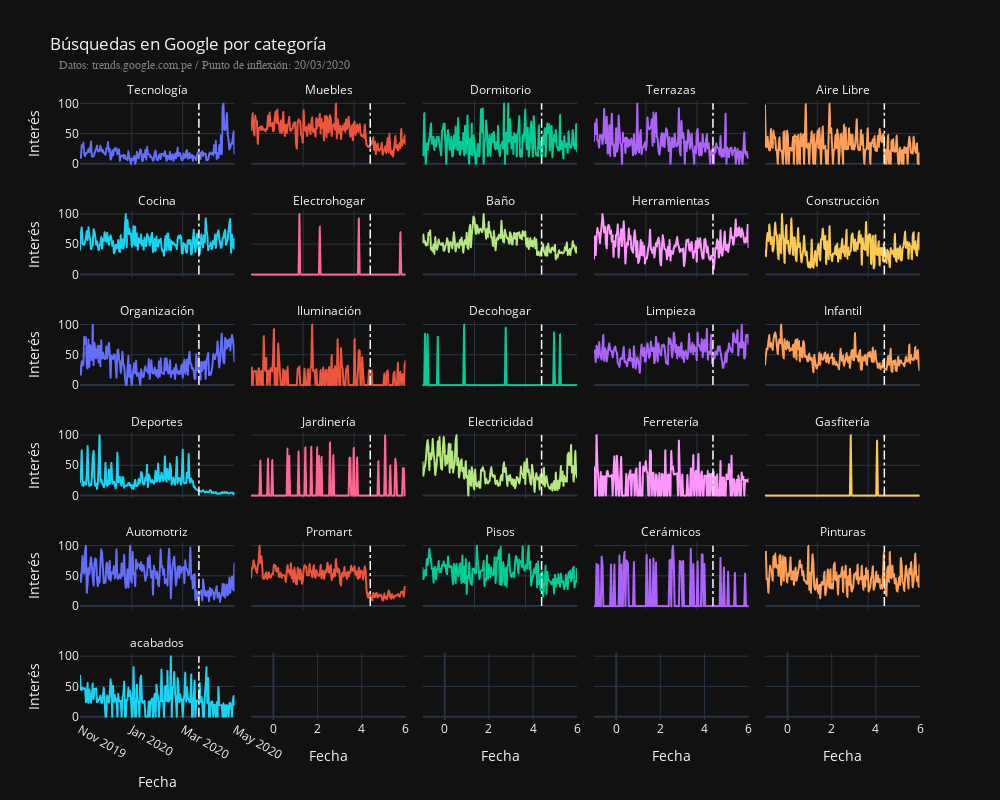

Notebook code for this chart:
### Code cell
fig = express.line(interests, x='date', y='interest', color='keyword', facet_col='keyword',
                   facet_col_wrap=5, template='plotly_dark',
                   title='Búsquedas en Google por categoría', 
                   width=1000, height=800, labels={'date':'Fecha', 'interest': 'Interés'})
fig.for_each_annotation(lambda a: a.update(text=a.text.split("=")[1]))
fig.update_layout(showlegend=False)
fig.update_layout(shapes=shapes(6, 5))
fig.add_annotation(dict(x=0.148, y=1.07, text='Datos: trends.google.com.pe / Punto de inflexión: 20/03/2020', showarrow=False,
                        xanchor='center', xref='paper', yref='paper', font_size=12, font_color='grey', font_family='arial'
                        )
)

### Figure 1 — Plotly figure (JSON) as saved in the notebook; plotly's stock layout.template omitted (floating-point values rounded to 4 significant figures; data arrays with more than 128 entries replaced by an {"elided": "..."} marker saying what was removed)
{"data": [{"hoverlabel": {"namelength": 0}, "hovertemplate": "keyword=Tecnología<br>Fecha=%{x}<br>Interés=%{y}", "legendgroup": "keyword=Tecnología", "line": {"color": "#636efa", "dash": "solid"}, "mode": "lines", "name": "keyword=Tecnología", "showlegend": true, "type": "scattergl", "x": {"elided": "183 str values"}, "xaxis": "x26", "y": {"elided": "183 int values"}, "yaxis": "y26"}, {"hoverlabel": {"namelength": 0}, "hovertemplate": "keyword=Muebles<br>Fecha=%{x}<br>Interés=%{y}", "legendgroup": "keyword=Muebles", "line": {"color": "#EF553B", "dash": "solid"}, "mode": "lines", "name": "keyword=Muebles", "showlegend": true, "type": "scattergl", "x": {"elided": "183 str values"}, "xaxis": "x27", "y": {"elided": "183 int values"}, "yaxis": "y27"}, {"hoverlabel": {"namelength": 0}, "hovertemplate": "keyword=Dormitorio<br>Fecha=%{x}<br>Interés=%{y}", "legendgroup": "keyword=Dormitorio", "line": {"color": "#00cc96", "dash": "solid"}, "mode": "lines", "name": "keyword=Dormitorio", "showlegend": true, "type": "scattergl", "x": {"elided": "183 str values"}, "xaxis": "x28", "y": {"elided": "183 int values"}, "yaxis": "y28"}, {"hoverlabel": {"namelength": 0}, "hovertemplate": "keyword=Terrazas<br>Fecha=%{x}<br>Interés=%{y}", "legendgroup": "keyword=Terrazas", "line": {"color": "#ab63fa", "dash": "solid"}, "mode": "lines", "name": "keyword=Terrazas", "showlegend": true, "type": "scattergl", "x": {"elided": "183 str values"}, "xaxis": "x29", "y": {"elided": "183 int values"}, "yaxis": "y29"}, {"hoverlabel": {"namelength": 0}, "hovertemplate": "keyword=Aire Libre<br>Fecha=%{x}<br>Interés=%{y}", "legendgroup": "keyword=Aire Libre", "line": {"color": "#FFA15A", "dash": "solid"}, "mode": "lines", "name": "keyword=Aire Libre", "showlegend": true, "type": "scattergl", "x": {"elided": "183 str values"}, "xaxis": "x30", "y": {"elided": "183 int values"}, "yaxis": "y30"}, {"hoverlabel": {"namelength": 0}, "hovertemplate": "keyword=Cocina<br>Fecha=%{x}<br>Interés=%{y}", "legendgroup": "keyword=Cocina", "line": {"color": "#19d3f3", "dash": "solid"}, "mode": "lines", "name": "keyword=Cocina", "showlegend": true, "type": "scattergl", "x": {"elided": "183 str values"}, "xaxis": "x21", "y": {"elided": "183 int values"}, "yaxis": "y21"}, {"hoverlabel": {"namelength": 0}, "hovertemplate": "keyword=Electrohogar<br>Fecha=%{x}<br>Interés=%{y}", "legendgroup": "keyword=Electrohogar", "line": {"color": "#FF6692", "dash": "solid"}, "mode": "lines", "name": "keyword=Electrohogar", "showlegend": true, "type": "scattergl", "x": {"elided": "183 str values"}, "xaxis": "x22", "y": {"elided": "183 int values"}, "yaxis": "y22"}, {"hoverlabel": {"namelength": 0}, "hovertemplate": "keyword=Baño<br>Fecha=%{x}<br>Interés=%{y}", "legendgroup": "keyword=Baño", "line": {"color": "#B6E880", "dash": "solid"}, "mode": "lines", "name": "keyword=Baño", "showlegend": true, "type": "scattergl", "x": {"elided": "183 str values"}, "xaxis": "x23", "y": {"elided": "183 int values"}, "yaxis": "y23"}, {"hoverlabel": {"namelength": 0}, "hovertemplate": "keyword=Herramientas<br>Fecha=%{x}<br>Interés=%{y}", "legendgroup": "keyword=Herramientas", "line": {"color": "#FF97FF", "dash": "solid"}, "mode": "lines", "name": "keyword=Herramientas", "showlegend": true, "type": "scattergl", "x": {"elided": "183 str values"}, "xaxis": "x24", "y": {"elided": "183 int values"}, "yaxis": "y24"}, {"hoverlabel": {"namelength": 0}, "hovertemplate": "keyword=Construcción<br>Fecha=%{x}<br>Interés=%{y}", "legendgroup": "keyword=Construcción", "line": {"color": "#FECB52", "dash": "solid"}, "mode": "lines", "name": "keyword=Construcción", "showlegend": true, "type": "scattergl", "x": {"elided": "183 str values"}, "xaxis": "x25", "y": {"elided": "183 int values"}, "yaxis": "y25"}, {"hoverlabel": {"namelength": 0}, "hovertemplate": "keyword=Organización<br>Fecha=%{x}<br>Interés=%{y}", "legendgroup": "keyword=Organización", "line": {"color": "#636efa", "dash": "solid"}, "mode": "lines", "name": "keyword=Organización", "showlegend": true, "type": "scattergl", "x": {"elided": "183 str values"}, "xaxis": "x16", "y": {"elided": "183 int values"}, "yaxis": "y16"}, {"hoverlabel": {"namelength": 0}, "hovertemplate": "keyword=Iluminación<br>Fecha=%{x}<br>Interés=%{y}", "legendgroup": "keyword=Iluminación", "line": {"color": "#EF553B", "dash": "solid"}, "mode": "lines", "name": "keyword=Iluminación", "showlegend": true, "type": "scattergl", "x": {"elided": "183 str values"}, "xaxis": "x17", "y": {"elided": "183 int values"}, "yaxis": "y17"}, {"hoverlabel": {"namelength": 0}, "hovertemplate": "keyword=Decohogar<br>Fecha=%{x}<br>Interés=%{y}", "legendgroup": "keyword=Decohogar", "line": {"color": "#00cc96", "dash": "solid"}, "mode": "lines", "name": "keyword=Decohogar", "showlegend": true, "type": "scattergl", "x": {"elided": "183 str values"}, "xaxis": "x18", "y": {"elided": "183 int values"}, "yaxis": "y18"}, {"hoverlabel": {"namelength": 0}, "hovertemplate": "keyword=Limpieza<br>Fecha=%{x}<br>Interés=%{y}", "legendgroup": "keyword=Limpieza", "line": {"color": "#ab63fa", "dash": "solid"}, "mode": "lines", "name": "keyword=Limpieza", "showlegend": true, "type": "scattergl", "x": {"elided": "183 str values"}, "xaxis": "x19", "y": {"elided": "183 int values"}, "yaxis": "y19"}, {"hoverlabel": {"namelength": 0}, "hovertemplate": "keyword=Infantil<br>Fecha=%{x}<br>Interés=%{y}", "legendgroup": "keyword=Infantil", "line": {"color": "#FFA15A", "dash": "solid"}, "mode": "lines", "name": "keyword=Infantil", "showlegend": true, "type": "scattergl", "x": {"elided": "183 str values"}, "xaxis": "x20", "y": {"elided": "183 int values"}, "yaxis": "y20"}, {"hoverlabel": {"namelength": 0}, "hovertemplate": "keyword=Deportes<br>Fecha=%{x}<br>Interés=%{y}", "legendgroup": "keyword=Deportes", "line": {"color": "#19d3f3", "dash": "solid"}, "mode": "lines", "name": "keyword=Deportes", "showlegend": true, "type": "scattergl", "x": {"elided": "183 str values"}, "xaxis": "x11", "y": {"elided": "183 int values"}, "yaxis": "y11"}, {"hoverlabel": {"namelength": 0}, "hovertemplate": "keyword=Jardinería<br>Fecha=%{x}<br>Interés=%{y}", "legendgroup": "keyword=Jardinería", "line": {"color": "#FF6692", "dash": "solid"}, "mode": "lines", "name": "keyword=Jardinería", "showlegend": true, "type": "scattergl", "x": {"elided": "183 str values"}, "xaxis": "x12", "y": {"elided": "183 int values"}, "yaxis": "y12"}, {"hoverlabel": {"namelength": 0}, "hovertemplate": "keyword=Electricidad<br>Fecha=%{x}<br>Interés=%{y}", "legendgroup": "keyword=Electricidad", "line": {"color": "#B6E880", "dash": "solid"}, "mode": "lines", "name": "keyword=Electricidad", "showlegend": true, "type": "scattergl", "x": {"elided": "183 str values"}, "xaxis": "x13", "y": {"elided": "183 int values"}, "yaxis": "y13"}, {"hoverlabel": {"namelength": 0}, "hovertemplate": "keyword=Ferretería<br>Fecha=%{x}<br>Interés=%{y}", "legendgroup": "keyword=Ferretería", "line": {"color": "#FF97FF", "dash": "solid"}, "mode": "lines", "name": "keyword=Ferretería", "showlegend": true, "type": "scattergl", "x": {"elided": "183 str values"}, "xaxis": "x14", "y": {"elided": "183 int values"}, "yaxis": "y14"}, {"hoverlabel": {"namelength": 0}, "hovertemplate": "keyword=Gasfitería<br>Fecha=%{x}<br>Interés=%{y}", "legendgroup": "keyword=Gasfitería", "line": {"color": "#FECB52", "dash": "solid"}, "mode": "lines", "name": "keyword=Gasfitería", "showlegend": true, "type": "scattergl", "x": {"elided": "183 str values"}, "xaxis": "x15", "y": {"elided": "183 int values"}, "yaxis": "y15"}, {"hoverlabel": {"namelength": 0}, "hovertemplate": "keyword=Automotriz<br>Fecha=%{x}<br>Interés=%{y}", "legendgroup": "keyword=Automotriz", "line": {"color": "#636efa", "dash": "solid"}, "mode": "lines", "name": "keyword=Automotriz", "showlegend": true, "type": "scattergl", "x": {"elided": "183 str values"}, "xaxis": "x6", "y": {"elided": "183 int values"}, "yaxis": "y6"}, {"hoverlabel": {"namelength": 0}, "hovertemplate": "keyword=Promart<br>Fecha=%{x}<br>Interés=%{y}", "legendgroup": "keyword=Promart", "line": {"color": "#EF553B", "dash": "solid"}, "mode": "lines", "name": "keyword=Promart", "showlegend": true, "type": "scattergl", "x": {"elided": "183 str values"}, "xaxis": "x7", "y": {"elided": "183 int values"}, "yaxis": "y7"}, {"hoverlabel": {"namelength": 0}, "hovertemplate": "keyword=Pisos<br>Fecha=%{x}<br>Interés=%{y}", "legendgroup": "keyword=Pisos", "line": {"color": "#00cc96", "dash": "solid"}, "mode": "lines", "name": "keyword=Pisos", "showlegend": true, "type": "scattergl", "x": {"elided": "183 str values"}, "xaxis": "x8", "y": {"elided": "183 int values"}, "yaxis": "y8"}, {"hoverlabel": {"namelength": 0}, "hovertemplate": "keyword=Cerámicos<br>Fecha=%{x}<br>Interés=%{y}", "legendgroup": "keyword=Cerámicos", "line": {"color": "#ab63fa", "dash": "solid"}, "mode": "lines", "name": "keyword=Cerámicos", "showlegend": true, "type": "scattergl", "x": {"elided": "183 str values"}, "xaxis": "x9", "y": {"elided": "183 int values"}, "yaxis": "y9"}, {"hoverlabel": {"namelength": 0}, "hovertemplate": "keyword=Pinturas<br>Fecha=%{x}<br>Interés=%{y}", "legendgroup": "keyword=Pinturas", "line": {"color": "#FFA15A", "dash": "solid"}, "mode": "lines", "name": "keyword=Pinturas", "showlegend": true, "type": "scattergl", "x": {"elided": "183 str values"}, "xaxis": "x10", "y": {"elided": "183 int values"}, "yaxis": "y10"}, {"hoverlabel": {"namelength": 0}, "hovertemplate": "keyword=acabados<br>Fecha=%{x}<br>Interés=%{y}", "legendgroup": "keyword=acabados", "line": {"color": "#19d3f3", "dash": "solid"}, "mode": "lines", "name": "keyword=acabados", "showlegend": true, "type": "scattergl", "x": {"elided": "183 str values"}, "xaxis": "x", "y": {"elided": "183 int values"}, "yaxis": "y"}], "layout": {"annotations": [{"showarrow": false, "text": "acabados", "x": 0.092, "xanchor": "center", "xref": "paper", "y": 0.1083, "yanchor": "bottom", "yref": "paper"}, {"showarrow": false, "text": "Automotriz", "x": 0.092, "xanchor": "center", "xref": "paper", "y": 0.2867, "yanchor": "bottom", "yref": "paper"}, {"showarrow": false, "text": "Promart", "x": 0.296, "xanchor": "center", "xref": "paper", "y": 0.2867, "yanchor": "bottom", "yref": "paper"}, {"showarrow": false, "text": "Pisos", "x": 0.5, "xanchor": "center", "xref": "paper", "y": 0.2867, "yanchor": "bottom", "yref": "paper"}, {"showarrow": false, "text": "Cerámicos", "x": 0.704, "xanchor": "center", "xref": "paper", "y": 0.2867, "yanchor": "bottom", "yref": "paper"}, {"showarrow": false, "text": "Pinturas", "x": 0.908, "xanchor": "center", "xref": "paper", "y": 0.2867, "yanchor": "bottom", "yref": "paper"}, {"showarrow": false, "text": "Deportes", "x": 0.092, "xanchor": "center", "xref": "paper", "y": 0.465, "yanchor": "bottom", "yref": "paper"}, {"showarrow": false, "text": "Jardinería", "x": 0.296, "xanchor": "center", "xref": "paper", "y": 0.465, "yanchor": "bottom", "yref": "paper"}, {"showarrow": false, "text": "Electricidad", "x": 0.5, "xanchor": "center", "xref": "paper", "y": 0.465, "yanchor": "bottom", "yref": "paper"}, {"showarrow": false, "text": "Ferretería", "x": 0.704, "xanchor": "center", "xref": "paper", "y": 0.465, "yanchor": "bottom", "yref": "paper"}, {"showarrow": false, "text": "Gasfitería", "x": 0.908, "xanchor": "center", "xref": "paper", "y": 0.465, "yanchor": "bottom", "yref": "paper"}, {"showarrow": false, "text": "Organización", "x": 0.092, "xanchor": "center", "xref": "paper", "y": 0.6433, "yanchor": "bottom", "yref": "paper"}, {"showarrow": false, "text": "Iluminación", "x": 0.296, "xanchor": "center", "xref": "paper", "y": 0.6433, "yanchor": "bottom", "yref": "paper"}, {"showarrow": false, "text": "Decohogar", "x": 0.5, "xanchor": "center", "xref": "paper", "y": 0.6433, "yanchor": "bottom", "yref": "paper"}, {"showarrow": false, "text": "Limpieza", "x": 0.704, "xanchor": "center", "xref": "paper", "y": 0.6433, "yanchor": "bottom", "yref": "paper"}, {"showarrow": false, "text": "Infantil", "x": 0.908, "xanchor": "center", "xref": "paper", "y": 0.6433, "yanchor": "bottom", "yref": "paper"}, {"showarrow": false, "text": "Cocina", "x": 0.092, "xanchor": "center", "xref": "paper", "y": 0.8217, "yanchor": "bottom", "yref": "paper"}, {"showarrow": false, "text": "Electrohogar", "x": 0.296, "xanchor": "center", "xref": "paper", "y": 0.8217, "yanchor": "bottom", "yref": "paper"}, {"showarrow": false, "text": "Baño", "x": 0.5, "xanchor": "center", "xref": "paper", "y": 0.8217, "yanchor": "bottom", "yref": "paper"}, {"showarrow": false, "text": "Herramientas", "x": 0.704, "xanchor": "center", "xref": "paper", "y": 0.8217, "yanchor": "bottom", "yref": "paper"}, {"showarrow": false, "text": "Construcción", "x": 0.908, "xanchor": "center", "xref": "paper", "y": 0.8217, "yanchor": "bottom", "yref": "paper"}, {"showarrow": false, "text": "Tecnología", "x": 0.092, "xanchor": "center", "xref": "paper", "y": 1.0, "yanchor": "bottom", "yref": "paper"}, {"showarrow": false, "text": "Muebles", "x": 0.296, "xanchor": "center", "xref": "paper", "y": 1.0, "yanchor": "bottom", "yref": "paper"}, {"showarrow": false, "text": "Dormitorio", "x": 0.5, "xanchor": "center", "xref": "paper", "y": 1.0, "yanchor": "bottom", "yref": "paper"}, {"showarrow": false, "text": "Terrazas", "x": 0.704, "xanchor": "center", "xref": "paper", "y": 1.0, "yanchor": "bottom", "yref": "paper"}, {"showarrow": false, "text": "Aire Libre", "x": 0.908, "xanchor": "center", "xref": "paper", "y": 1.0, "yanchor": "bottom", "yref": "paper"}, {"font": {"color": "grey", "family": "arial", "size": 12}, "showarrow": false, "text": "Datos: trends.google.com.pe / Punto de inflexión: 20/03/2020", "x": 0.148, "xanchor": "center", "xref": "paper", "y": 1.07, "yref": "paper"}], "height": 800, "legend": {"tracegroupgap": 0}, "shapes": [{"line": {"color": "white", "dash": "dashdot", "width": 1.5}, "type": "line", "x0": "2020-03-20T00:00:00", "x1": "2020-03-20T00:00:00", "xref": "x", "y0": 0, "y1": 100, "yref": "y"}, {"line": {"color": "white", "dash": "dashdot", "width": 1.5}, "type": "line", "x0": "2020-03-20T00:00:00", "x1": "2020-03-20T00:00:00", "xref": "x2", "y0": 0, "y1": 100, "yref": "y2"}, {"line": {"color": "white", "dash": "dashdot", "width": 1.5}, "type": "line", "x0": "2020-03-20T00:00:00", "x1": "2020-03-20T00:00:00", "xref": "x3", "y0": 0, "y1": 100, "yref": "y3"}, {"line": {"color": "white", "dash": "dashdot", "width": 1.5}, "type": "line", "x0": "2020-03-20T00:00:00", "x1": "2020-03-20T00:00:00", "xref": "x4", "y0": 0, "y1": 100, "yref": "y4"}, {"line": {"color": "white", "dash": "dashdot", "width": 1.5}, "type": "line", "x0": "2020-03-20T00:00:00", "x1": "2020-03-20T00:00:00", "xref": "x5", "y0": 0, "y1": 100, "yref": "y5"}, {"line": {"color": "white", "dash": "dashdot", "width": 1.5}, "type": "line", "x0": "2020-03-20T00:00:00", "x1": "2020-03-20T00:00:00", "xref": "x6", "y0": 0, "y1": 100, "yref": "y6"}, {"line": {"color": "white", "dash": "dashdot", "width": 1.5}, "type": "line", "x0": "2020-03-20T00:00:00", "x1": "2020-03-20T00:00:00", "xref": "x7", "y0": 0, "y1": 100, "yref": "y7"}, {"line": {"color": "white", "dash": "dashdot", "width": 1.5}, "type": "line", "x0": "2020-03-20T00:00:00", "x1": "2020-03-20T00:00:00", "xref": "x8", "y0": 0, "y1": 100, "yref": "y8"}, {"line": {"color": "white", "dash": "dashdot", "width": 1.5}, "type": "line", "x0": "2020-03-20T00:00:00", "x1": "2020-03-20T00:00:00", "xref": "x9", "y0": 0, "y1": 100, "yref": "y9"}, {"line": {"color": "white", "dash": "dashdot", "width": 1.5}, "type": "line", "x0": "2020-03-20T00:00:00", "x1": "2020-03-20T00:00:00", "xref": "x10", "y0": 0, "y1": 100, "yref": "y10"}, {"line": {"color": "white", "dash": "dashdot", "width": 1.5}, "type": "line", "x0": "2020-03-20T00:00:00", "x1": "2020-03-20T00:00:00", "xref": "x11", "y0": 0, "y1": 100, "yref": "y11"}, {"line": {"color": "white", "dash": "dashdot", "width": 1.5}, "type": "line", "x0": "2020-03-20T00:00:00", "x1": "2020-03-20T00:00:00", "xref": "x12", "y0": 0, "y1": 100, "yref": "y12"}, {"line": {"color": "white", "dash": "dashdot", "width": 1.5}, "type": "line", "x0": "2020-03-20T00:00:00", "x1": "2020-03-20T00:00:00", "xref": "x13", "y0": 0, "y1": 100, "yref": "y13"}, {"line": {"color": "white", "dash": "dashdot", "width": 1.5}, "type": "line", "x0": "2020-03-20T00:00:00", "x1": "2020-03-20T00:00:00", "xref": "x14", "y0": 0, "y1": 100, "yref": "y14"}, {"line": {"color": "white", "dash": "dashdot", "width": 1.5}, "type": "line", "x0": "2020-03-20T00:00:00", "x1": "2020-03-20T00:00:00", "xref": "x15", "y0": 0, "y1": 100, "yref": "y15"}, {"line": {"color": "white", "dash": "dashdot", "width": 1.5}, "type": "line", "x0": "2020-03-20T00:00:00", "x1": "2020-03-20T00:00:00", "xref": "x16", "y0": 0, "y1": 100, "yref": "y16"}, {"line": {"color": "white", "dash": "dashdot", "width": 1.5}, "type": "line", "x0": "2020-03-20T00:00:00", "x1": "2020-03-20T00:00:00", "xref": "x17", "y0": 0, "y1": 100, "yref": "y17"}, {"line": {"color": "white", "dash": "dashdot", "width": 1.5}, "type": "line", "x0": "2020-03-20T00:00:00", "x1": "2020-03-20T00:00:00", "xref": "x18", "y0": 0, "y1": 100, "yref": "y18"}, {"line": {"color": "white", "dash": "dashdot", "width": 1.5}, "type": "line", "x0": "2020-03-20T00:00:00", "x1": "2020-03-20T00:00:00", "xref": "x19", "y0": 0, "y1": 100, "yref": "y19"}, {"line": {"color": "white", "dash": "dashdot", "width": 1.5}, "type": "line", "x0": "2020-03-20T00:00:00", "x1": "2020-03-20T00:00:00", "xref": "x20", "y0": 0, "y1": 100, "yref": "y20"}, {"line": {"color": "white", "dash": "dashdot", "width": 1.5}, "type": "line", "x0": "2020-03-20T00:00:00", "x1": "2020-03-20T00:00:00", "xref": "x21", "y0": 0, "y1": 100, "yref": "y21"}, {"line": {"color": "white", "dash": "dashdot", "width": 1.5}, "type": "line", "x0": "2020-03-20T00:00:00", "x1": "2020-03-20T00:00:00", "xref": "x22", "y0": 0, "y1": 100, "yref": "y22"}, {"line": {"color": "white", "dash": "dashdot", "width": 1.5}, "type": "line", "x0": "2020-03-20T00:00:00", "x1": "2020-03-20T00:00:00", "xref": "x23", "y0": 0, "y1": 100, "yref": "y23"}, {"line": {"color": "white", "dash": "dashdot", "width": 1.5}, "type": "line", "x0": "2020-03-20T00:00:00", "x1": "2020-03-20T00:00:00", "xref": "x24", "y0": 0, "y1": 100, "yref": "y24"}, {"line": {"color": "white", "dash": "dashdot", "width": 1.5}, "type": "line", "x0": "2020-03-20T00:00:00", "x1": "2020-03-20T00:00:00", "xref": "x25", "y0": 0, "y1": 100, "yref": "y25"}, {"line": {"color": "white", "dash": "dashdot", "width": 1.5}, "type": "line", "x0": "2020-03-20T00:00:00", "x1": "2020-03-20T00:00:00", "xref": "x26", "y0": 0, "y1": 100, "yref": "y26"}, {"line": {"color": "white", "dash": "dashdot", "width": 1.5}, "type": "line", "x0": "2020-03-20T00:00:00", "x1": "2020-03-20T00:00:00", "xref": "x27", "y0": 0, "y1": 100, "yref": "y27"}, {"line": {"color": "white", "dash": "dashdot", "width": 1.5}, "type": "line", "x0": "2020-03-20T00:00:00", "x1": "2020-03-20T00:00:00", "xref": "x28", "y0": 0, "y1": 100, "yref": "y28"}, {"line": {"color": "white", "dash": "dashdot", "width": 1.5}, "type": "line", "x0": "2020-03-20T00:00:00", "x1": "2020-03-20T00:00:00", "xref": "x29", "y0": 0, "y1": 100, "yref": "y29"}, {"line": {"color": "white", "dash": "dashdot", "width": 1.5}, "type": "line", "x0": "2020-03-20T00:00:00", "x1": "2020-03-20T00:00:00", "xref": "x30", "y0": 0, "y1": 100, "yref": "y30"}], "showlegend": false, "title": {"text": "Búsquedas en Google por categoría"}, "width": 1000, "xaxis": {"anchor": "y", "domain": [0, 0.184], "title": {"text": "Fecha"}}, "xaxis10": {"anchor": "y10", "domain": [0.816, 1], "matches": "x", "showticklabels": false}, "xaxis11": {"anchor": "y11", "domain": [0, 0.184], "matches": "x", "showticklabels": false}, "xaxis12": {"anchor": "y12", "domain": [0.204, 0.388], "matches": "x", "showticklabels": false}, "xaxis13": {"anchor": "y13", "domain": [0.408, 0.592], "matches": "x", "showticklabels": false}, "xaxis14": {"anchor": "y14", "domain": [0.612, 0.796], "matches": "x", "showticklabels": false}, "xaxis15": {"anchor": "y15", "domain": [0.816, 1], "matches": "x", "showticklabels": false}, "xaxis16": {"anchor": "y16", "domain": [0, 0.184], "matches": "x", "showticklabels": false}, "xaxis17": {"anchor": "y17", "domain": [0.204, 0.388], "matches": "x", "showticklabels": false}, "xaxis18": {"anchor": "y18", "domain": [0.408, 0.592], "matches": "x", "showticklabels": false}, "xaxis19": {"anchor": "y19", "domain": [0.612, 0.796], "matches": "x", "showticklabels": false}, "xaxis2": {"anchor": "y2", "domain": [0.204, 0.388], "matches": "x", "title": {"text": "Fecha"}}, "xaxis20": {"anchor": "y20", "domain": [0.816, 1], "matches": "x", "showticklabels": false}, "xaxis21": {"anchor": "y21", "domain": [0, 0.184], "matches": "x", "showticklabels": false}, "xaxis22": {"anchor": "y22", "domain": [0.204, 0.388], "matches": "x", "showticklabels": false}, "xaxis23": {"anchor": "y23", "domain": [0.408, 0.592], "matches": "x", "showticklabels": false}, "xaxis24": {"anchor": "y24", "domain": [0.612, 0.796], "matches": "x", "showticklabels": false}, "xaxis25": {"anchor": "y25", "domain": [0.816, 1], "matches": "x", "showticklabels": false}, "xaxis26": {"anchor": "y26", "domain": [0, 0.184], "matches": "x", "showticklabels": false}, "xaxis27": {"anchor": "y27", "domain": [0.204, 0.388], "matches": "x", "showticklabels": false}, "xaxis28": {"anchor": "y28", "domain": [0.408, 0.592], "matches": "x", "showticklabels": false}, "xaxis29": {"anchor": "y29", "domain": [0.612, 0.796], "matches": "x", "showticklabels": false}, "xaxis3": {"anchor": "y3", "domain": [0.408, 0.592], "matches": "x", "title": {"text": "Fecha"}}, "xaxis30": {"anchor": "y30", "domain": [0.816, 1], "matches": "x", "showticklabels": false}, "xaxis4": {"anchor": "y4", "domain": [0.612, 0.796], "matches": "x", "title": {"text": "Fecha"}}, "xaxis5": {"anchor": "y5", "domain": [0.816, 1], "matches": "x", "title": {"text": "Fecha"}}, "xaxis6": {"anchor": "y6", "domain": [0, 0.184], "matches": "x", "showticklabels": false}, "xaxis7": {"anchor": "y7", "domain": [0.204, 0.388], "matches": "x", "showticklabels": false}, "xaxis8": {"anchor": "y8", "domain": [0.408, 0.592], "matches": "x", "showticklabels": false}, "xaxis9": {"anchor": "y9", "domain": [0.612, 0.796], "matches": "x", "showticklabels": false}, "yaxis": {"anchor": "x", "domain": [0, 0.1083], "title": {"text": "Interés"}}, "yaxis10": {"anchor": "x10", "domain": [0.1783, 0.2867], "matches": "y", "showticklabels": false}, "yaxis11": {"anchor": "x11", "domain": [0.3567, 0.465], "matches": "y", "title": {"text": "Interés"}}, "yaxis12": {"anchor": "x12", "domain": [0.3567, 0.465], "matches": "y", "showticklabels": false}, "yaxis13": {"anchor": "x13", "domain": [0.3567, 0.465], "matches": "y", "showticklabels": false}, "yaxis14": {"anchor": "x14", "domain": [0.3567, 0.465], "matches": "y", "showticklabels": false}, "yaxis15": {"anchor": "x15", "domain": [0.3567, 0.465], "matches": "y", "showticklabels": false}, "yaxis16": {"anchor": "x16", "domain": [0.535, 0.6433], "matches": "y", "title": {"text": "Interés"}}, "yaxis17": {"anchor": "x17", "domain": [0.535, 0.6433], "matches": "y", "showticklabels": false}, "yaxis18": {"anchor": "x18", "domain": [0.535, 0.6433], "matches": "y", "showticklabels": false}, "yaxis19": {"anchor": "x19", "domain": [0.535, 0.6433], "matches": "y", "showticklabels": false}, "yaxis2": {"anchor": "x2", "domain": [0, 0.1083], "matches": "y", "showticklabels": false}, "yaxis20": {"anchor": "x20", "domain": [0.535, 0.6433], "matches": "y", "showticklabels": false}, "yaxis21": {"anchor": "x21", "domain": [0.7133, 0.8217], "matches": "y", "title": {"text": "Interés"}}, "yaxis22": {"anchor": "x22", "domain": [0.7133, 0.8217], "matches": "y", "showticklabels": false}, "yaxis23": {"anchor": "x23", "domain": [0.7133, 0.8217], "matches": "y", "showticklabels": false}, "yaxis24": {"anchor": "x24", "domain": [0.7133, 0.8217], "matches": "y", "showticklabels": false}, "yaxis25": {"anchor": "x25", "domain": [0.7133, 0.8217], "matches": "y", "showticklabels": false}, "yaxis26": {"anchor": "x26", "domain": [0.8917, 1.0], "matches": "y", "title": {"text": "Interés"}}, "yaxis27": {"anchor": "x27", "domain": [0.8917, 1.0], "matches": "y", "showticklabels": false}, "yaxis28": {"anchor": "x28", "domain": [0.8917, 1.0], "matches": "y", "showticklabels": false}, "yaxis29": {"anchor": "x29", "domain": [0.8917, 1.0], "matches": "y", "showticklabels": false}, "yaxis3": {"anchor": "x3", "domain": [0, 0.1083], "matches": "y", "showticklabels": false}, "yaxis30": {"anchor": "x30", "domain": [0.8917, 1.0], "matches": "y", "showticklabels": false}, "yaxis4": {"anchor": "x4", "domain": [0, 0.1083], "matches": "y", "showticklabels": false}, "yaxis5": {"anchor": "x5", "domain": [0, 0.1083], "matches": "y", "showticklabels": false}, "yaxis6": {"anchor": "x6", "domain": [0.1783, 0.2867], "matches": "y", "title": {"text": "Interés"}}, "yaxis7": {"anchor": "x7", "domain": [0.1783, 0.2867], "matches": "y", "showticklabels": false}, "yaxis8": {"anchor": "x8", "domain": [0.1783, 0.2867], "matches": "y", "showticklabels": false}, "yaxis9": {"anchor": "x9", "domain": [0.1783, 0.2867], "matches": "y", "showticklabels": false}}}
